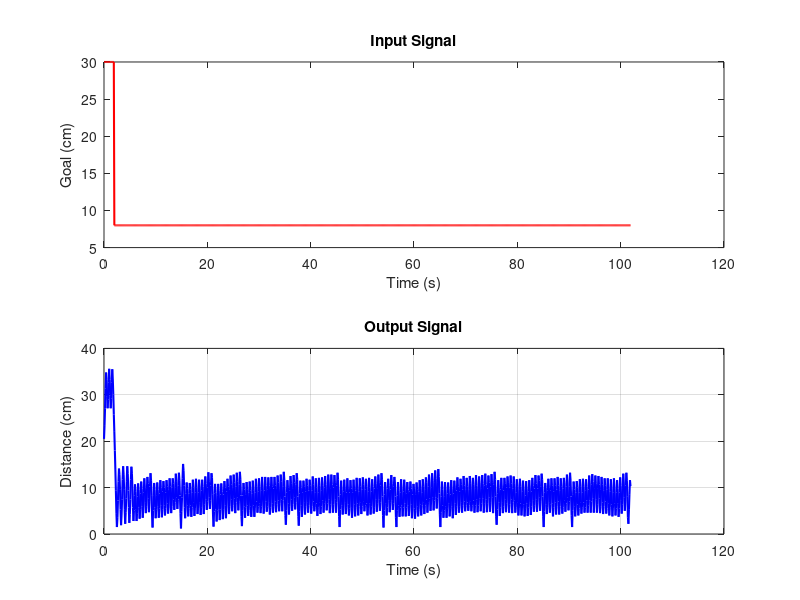

Write the MATLAB code that produced this figure.
A = csvread("train_data.csv");
time = A(:,1);
goal = A(:,2);
distance = A(:,3);

figure;
subplot(2,1,1);
plot(time, goal, 'r', 'LineWidth', 1.5);
title('Input Signal');
xlabel('Time (s)');
ylabel('Goal (cm)');

subplot(2,1,2);
plot(time, distance, 'b', 'LineWidth', 1.5);
title('Output Signal');
xlabel('Time (s)');
ylabel('Distance (cm)');
grid on;



B = csvread("test_data.csv");
time_test = B(:,1);
goal_test = B(:,2);
distance_test = B(:,3);








